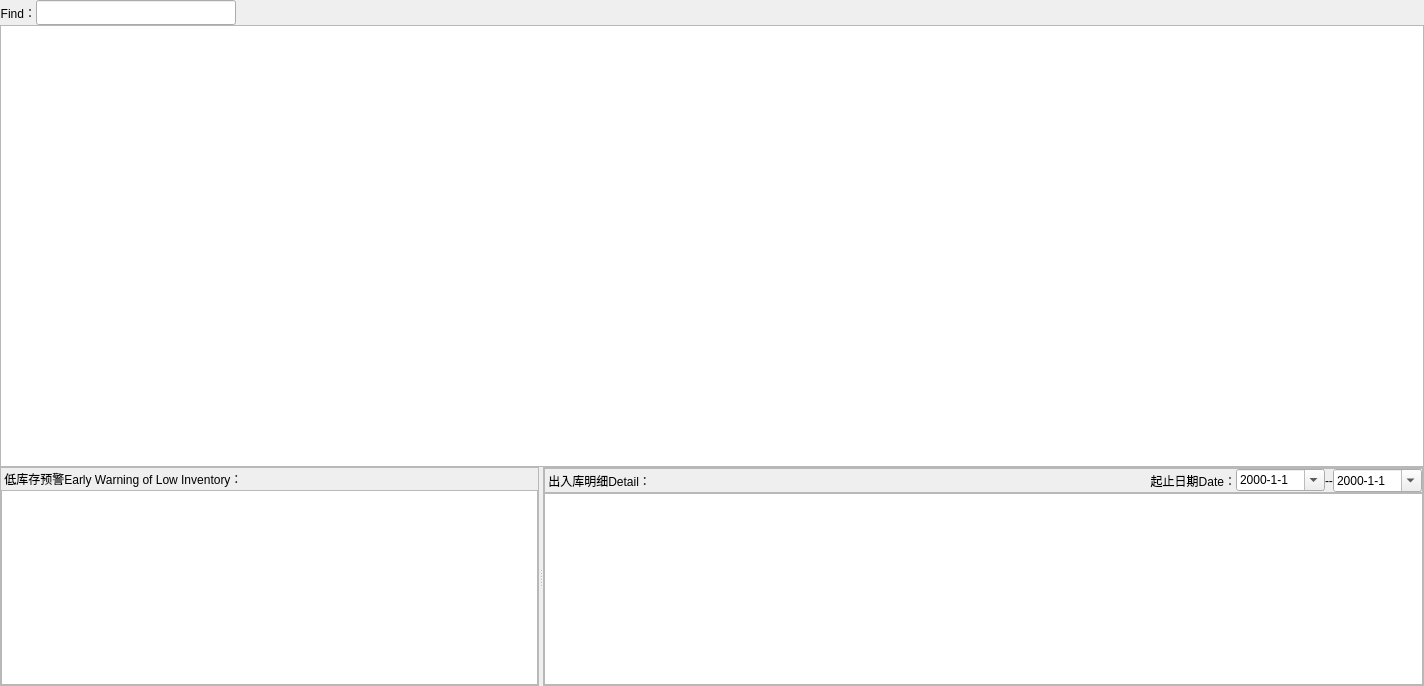
<?xml version="1.0" encoding="UTF-8"?>
<ui version="4.0">
 <class>Form</class>
 <widget class="QWidget" name="Form">
  <property name="geometry">
   <rect>
    <x>0</x>
    <y>0</y>
    <width>1424</width>
    <height>686</height>
   </rect>
  </property>
  <property name="font">
   <font>
    <family>Arial</family>
    <weight>50</weight>
    <bold>false</bold>
   </font>
  </property>
  <property name="windowTitle">
   <string>Form</string>
  </property>
  <layout class="QVBoxLayout" name="verticalLayout">
   <property name="spacing">
    <number>0</number>
   </property>
   <property name="leftMargin">
    <number>0</number>
   </property>
   <property name="topMargin">
    <number>0</number>
   </property>
   <property name="rightMargin">
    <number>0</number>
   </property>
   <property name="bottomMargin">
    <number>0</number>
   </property>
   <item>
    <layout class="QHBoxLayout" name="horizontalLayout_2">
     <item>
      <widget class="QWidget" name="widget_Button" native="true">
       <layout class="QHBoxLayout" name="Layout_Button">
        <property name="spacing">
         <number>0</number>
        </property>
        <property name="leftMargin">
         <number>0</number>
        </property>
        <property name="topMargin">
         <number>0</number>
        </property>
        <property name="rightMargin">
         <number>0</number>
        </property>
        <property name="bottomMargin">
         <number>0</number>
        </property>
       </layout>
      </widget>
     </item>
     <item>
      <widget class="QLabel" name="label">
       <property name="text">
        <string>Find：</string>
       </property>
       <property name="alignment">
        <set>Qt::AlignRight|Qt::AlignTrailing|Qt::AlignVCenter</set>
       </property>
      </widget>
     </item>
     <item>
      <widget class="QLineEdit" name="lineEdit">
       <property name="minimumSize">
        <size>
         <width>0</width>
         <height>25</height>
        </size>
       </property>
       <property name="maximumSize">
        <size>
         <width>200</width>
         <height>25</height>
        </size>
       </property>
       <property name="sizeIncrement">
        <size>
         <width>0</width>
         <height>25</height>
        </size>
       </property>
      </widget>
     </item>
     <item>
      <spacer name="horizontalSpacer_2">
       <property name="orientation">
        <enum>Qt::Horizontal</enum>
       </property>
       <property name="sizeHint" stdset="0">
        <size>
         <width>40</width>
         <height>20</height>
        </size>
       </property>
      </spacer>
     </item>
    </layout>
   </item>
   <item>
    <widget class="QTableView" name="tableView">
     <property name="selectionMode">
      <enum>QAbstractItemView::SingleSelection</enum>
     </property>
     <property name="selectionBehavior">
      <enum>QAbstractItemView::SelectRows</enum>
     </property>
     <attribute name="verticalHeaderDefaultSectionSize">
      <number>25</number>
     </attribute>
    </widget>
   </item>
   <item>
    <widget class="QSplitter" name="splitter">
     <property name="orientation">
      <enum>Qt::Horizontal</enum>
     </property>
     <widget class="QFrame" name="frame">
      <property name="frameShape">
       <enum>QFrame::StyledPanel</enum>
      </property>
      <property name="frameShadow">
       <enum>QFrame::Raised</enum>
      </property>
      <layout class="QVBoxLayout" name="verticalLayout_2">
       <property name="spacing">
        <number>0</number>
       </property>
       <property name="leftMargin">
        <number>0</number>
       </property>
       <property name="topMargin">
        <number>0</number>
       </property>
       <property name="rightMargin">
        <number>0</number>
       </property>
       <property name="bottomMargin">
        <number>0</number>
       </property>
       <item>
        <widget class="QLabel" name="label_2">
         <property name="minimumSize">
          <size>
           <width>0</width>
           <height>22</height>
          </size>
         </property>
         <property name="text">
          <string> 低库存预警Early Warning of Low Inventory：</string>
         </property>
        </widget>
       </item>
       <item>
        <widget class="QTableView" name="tableView_low">
         <property name="selectionMode">
          <enum>QAbstractItemView::SingleSelection</enum>
         </property>
         <property name="selectionBehavior">
          <enum>QAbstractItemView::SelectRows</enum>
         </property>
        </widget>
       </item>
      </layout>
     </widget>
     <widget class="QFrame" name="frame_2">
      <property name="frameShape">
       <enum>QFrame::StyledPanel</enum>
      </property>
      <property name="frameShadow">
       <enum>QFrame::Raised</enum>
      </property>
      <layout class="QVBoxLayout" name="verticalLayout_3">
       <property name="spacing">
        <number>0</number>
       </property>
       <property name="leftMargin">
        <number>0</number>
       </property>
       <property name="topMargin">
        <number>0</number>
       </property>
       <property name="rightMargin">
        <number>0</number>
       </property>
       <property name="bottomMargin">
        <number>0</number>
       </property>
       <item>
        <widget class="QFrame" name="frame_3">
         <property name="frameShape">
          <enum>QFrame::StyledPanel</enum>
         </property>
         <property name="frameShadow">
          <enum>QFrame::Raised</enum>
         </property>
         <layout class="QHBoxLayout" name="horizontalLayout">
          <property name="spacing">
           <number>0</number>
          </property>
          <property name="leftMargin">
           <number>0</number>
          </property>
          <property name="topMargin">
           <number>0</number>
          </property>
          <property name="rightMargin">
           <number>0</number>
          </property>
          <property name="bottomMargin">
           <number>0</number>
          </property>
          <item>
           <widget class="QLabel" name="label_4">
            <property name="text">
             <string> 出入库明细Detail：</string>
            </property>
           </widget>
          </item>
          <item>
           <spacer name="horizontalSpacer">
            <property name="orientation">
             <enum>Qt::Horizontal</enum>
            </property>
            <property name="sizeHint" stdset="0">
             <size>
              <width>40</width>
              <height>20</height>
             </size>
            </property>
           </spacer>
          </item>
          <item>
           <widget class="QLabel" name="label_3">
            <property name="text">
             <string>起止日期Date：</string>
            </property>
            <property name="alignment">
             <set>Qt::AlignRight|Qt::AlignTrailing|Qt::AlignVCenter</set>
            </property>
           </widget>
          </item>
          <item>
           <widget class="QDateEdit" name="dateBegin">
            <property name="maximumSize">
             <size>
              <width>16777215</width>
              <height>22</height>
             </size>
            </property>
            <property name="displayFormat">
             <string>yyyy-M-d</string>
            </property>
            <property name="calendarPopup">
             <bool>true</bool>
            </property>
           </widget>
          </item>
          <item>
           <widget class="QLabel" name="label_5">
            <property name="maximumSize">
             <size>
              <width>10</width>
              <height>16777215</height>
             </size>
            </property>
            <property name="sizeIncrement">
             <size>
              <width>10</width>
              <height>0</height>
             </size>
            </property>
            <property name="text">
             <string>--</string>
            </property>
           </widget>
          </item>
          <item>
           <widget class="QDateEdit" name="dateEditEnd">
            <property name="displayFormat">
             <string>yyyy-M-d</string>
            </property>
            <property name="calendarPopup">
             <bool>true</bool>
            </property>
           </widget>
          </item>
         </layout>
        </widget>
       </item>
       <item>
        <widget class="QTableView" name="tableView_rec">
         <property name="selectionMode">
          <enum>QAbstractItemView::SingleSelection</enum>
         </property>
         <property name="selectionBehavior">
          <enum>QAbstractItemView::SelectRows</enum>
         </property>
        </widget>
       </item>
      </layout>
     </widget>
    </widget>
   </item>
  </layout>
 </widget>
 <resources/>
 <connections/>
</ui>
